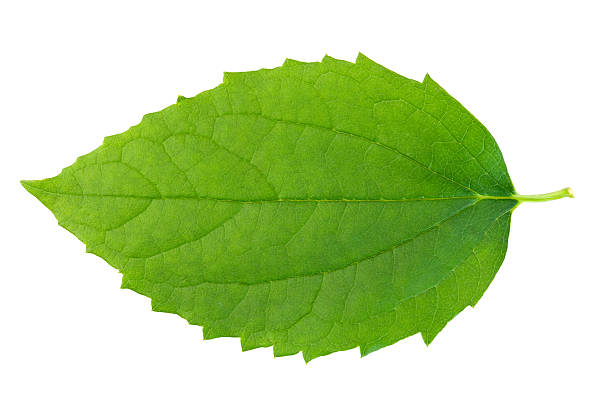
#> input picture 2. Edge Detection/sample.jpg, 612 x 408 px, given in place of original.png, which was not available
$ python main.py
#> lines starting #> are read from the running program, lines starting #| are printed output that depends on the picture; pictures that were not available may be replaced by others from this repository, and a replacement may not be noted
# Library
import numpy as np
import matplotlib.pyplot as plt
import cv2 as cv


def imgEnhancement(img, img_mask):

    # 1. Operasi bitwise untuk menggabungkan antara gambar original dengan mask (Output ke-1)
    result_bitwise = cv.bitwise_and(img,img, mask= img_mask)

    # 2. Noise Reduction dengan median filter 3x3 (Output ke-2)
    img_noisy = result_bitwise
    m, n = img_noisy.shape
    res_noise_removal = np.zeros([m, n])
    for i in range(1, m-1):
        for j in range(1, n-1):
            temp = [img_noisy[i-1, j-1],
                   img_noisy[i-1, j],
                   img_noisy[i-1, j + 1],
                   img_noisy[i, j-1],
                   img_noisy[i, j],
                   img_noisy[i, j + 1],
                   img_noisy[i + 1, j-1],
                   img_noisy[i + 1, j],
                   img_noisy[i + 1, j + 1]]
            temp = sorted(temp)
            res_noise_removal[i, j]= temp[4]
    result_noise_removal = res_noise_removal.astype(np.uint8)

    # 3. Perbaikan kontras dengan histogram equalization (Output ke-3)
    result_histogram_eq = cv.equalizeHist(res_noise_removal.astype('uint8'))

    # Final. Melakukan thresholding (Output Result)
    ret, result = cv.threshold(result_histogram_eq, 120, 255, cv.THRESH_TOZERO)

    return result_bitwise, result_noise_removal, result_histogram_eq, result


img = cv.imread('original.png', 0)
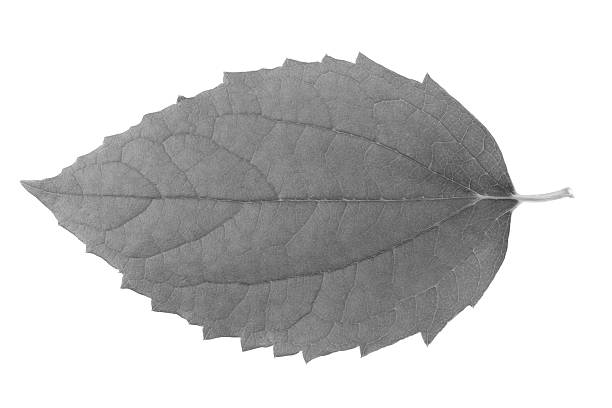
#> img: shape (408, 612); min 46, max 255, mean 202.8
img_mask = cv.imread('mask.png', 0)
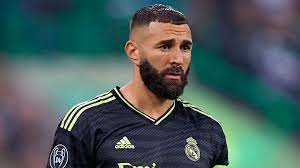
#> input picture 3. Binerisasi Citra/sample.png, 300 x 168 px, given in place of mask.png, which was not available
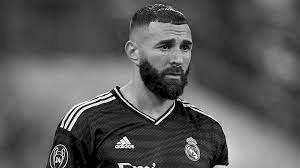
#> img_mask: shape (168, 300); min 0, max 255, mean 88.2

#> (the run stopped early here; a loop or call above may not have finished)
